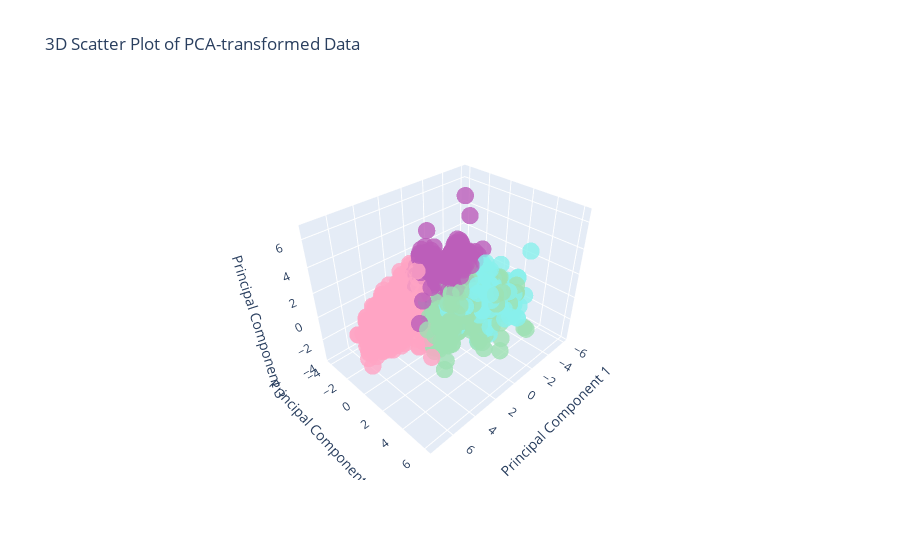

Source (notebook cell):
### Markdown cell above
### Visualization

### Code cell
import plotly.graph_objects as go
pastel_palette = ["#ffa4c4", "#bc5eba", "#9de1b3", "#88f0ec"]

x = PCA_ds[0]
y = PCA_ds[1]
z = PCA_ds[2]
c = PCA_ds['Clusters_KMeans']
fig = go.Figure()
scatter = go.Scatter3d(
    x=x,
    y=y,
    z=z,
    mode='markers',
    marker=dict(
        size=6,
        color=c,
        colorscale=pastel_palette,
        opacity=0.8
    ),
    name='Data Points'
)
fig.add_trace(scatter)
fig.update_layout(
    scene=dict(
        xaxis_title='Principal Component 1',
        yaxis_title='Principal Component 2',
        zaxis_title='Principal Component 3',
        camera=dict(
            eye=dict(x=1.5, y=1.5, z=1.5)
        )
    ),
    title='3D Scatter Plot of PCA-transformed Data'
)
fig.show()

### Figure 1 — Plotly figure (JSON) as saved in the notebook; plotly's stock layout.template omitted (floating-point values rounded to 4 significant figures; data arrays with more than 128 entries replaced by an {"elided": "..."} marker saying what was removed)
{"data": [{"marker": {"color": {"elided": "2212 int values"}, "colorscale": [[0, "#ffa4c4"], [0.3333, "#bc5eba"], [0.6667, "#9de1b3"], [1, "#88f0ec"]], "opacity": 0.8, "size": 6}, "mode": "markers", "name": "Data Points", "type": "scatter3d", "x": {"elided": "2212 float values"}, "y": {"elided": "2212 float values"}, "z": {"elided": "2212 float values"}}], "layout": {"scene": {"camera": {"eye": {"x": 1.5, "y": 1.5, "z": 1.5}}, "xaxis": {"title": {"text": "Principal Component 1"}}, "yaxis": {"title": {"text": "Principal Component 2"}}, "zaxis": {"title": {"text": "Principal Component 3"}}}, "title": {"text": "3D Scatter Plot of PCA-transformed Data"}}}
